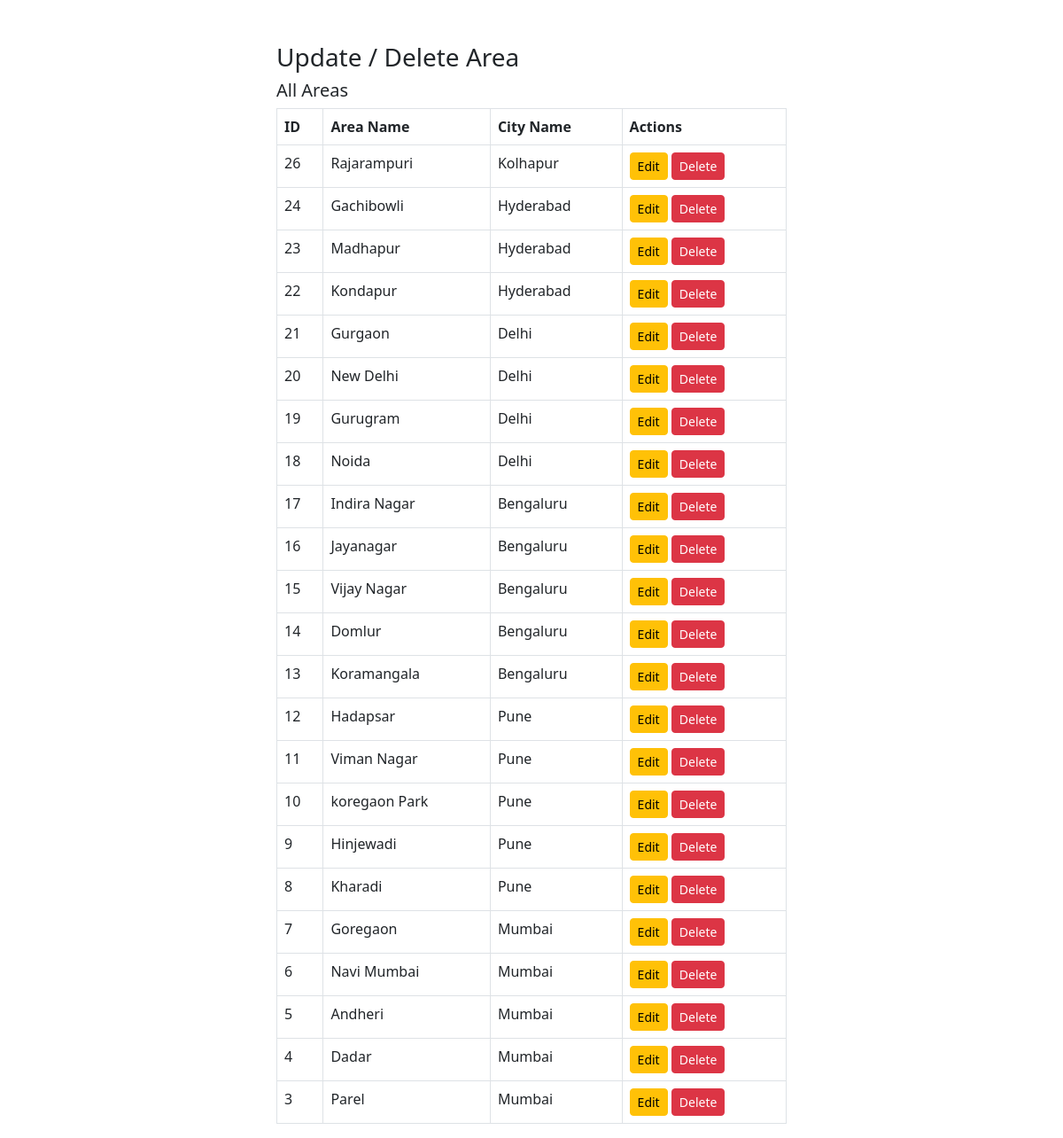
The app's page /manage_area.php with its own data.
### tables this page shows
CREATE TABLE `areas` (
  `id` int(11) NOT NULL,
  `area_name` varchar(100) NOT NULL,
  `city_name` varchar(100) NOT NULL
);

### manage_area.php (the view, shortened to what this page needs)
<?php
include 'db.php';
?>
<!DOCTYPE html>
<html lang="en">
<head>
    <link href="https://cdn.jsdelivr.net/npm/bootstrap@5.3.0/dist/css/bootstrap.min.css" rel="stylesheet">
</head>
<body>
<div class="container mt-5" style="width:600px;">
    <h3>Update / Delete Area</h3>
    <h5>All Areas</h5>
    <table class="table table-bordered">
        <thead>
        <tr>
            <th>ID</th>
            <th>Area Name</th>
            <th>City Name</th>
            <th>Actions</th>
        </tr>
        </thead>
        <tbody>
        <?php
        $res = $conn->query("SELECT id, area_name, city_name FROM areas ORDER BY id DESC");
        if ($res && $res->num_rows > 0):
            while ($row = $res->fetch_assoc()):
                ?>
                <tr>
                    <td><?= $row['id'] ?></td>
                    <td><?= htmlspecialchars($row['area_name']) ?></td>
                    <td><?= htmlspecialchars($row['city_name']) ?></td>
                    <td>
                        <a href="?edit=<?= $row['id'] ?>" class="btn btn-sm btn-warning">Edit</a>
                        <a href="?delete=<?= $row['id'] ?>" onclick="return confirm('Delete this area?')" class="btn btn-sm btn-danger">Delete</a>
                    </td>
                </tr>
            <?php endwhile;
        else: ?>
            <tr><td colspan="4" class="text-center">No areas found</td></tr>
        <?php endif; ?>
        </tbody>
    </table>
</div>
</body>
</html>

### records on screen
areas: id "26", area_name "Rajarampuri", city_name "Kolhapur"
areas: id "24", area_name "Gachibowli", city_name "Hyderabad"
areas: id "23", area_name "Madhapur", city_name "Hyderabad"
areas: id "22", area_name "Kondapur", city_name "Hyderabad"
areas: id "21", area_name "Gurgaon", city_name "Delhi"
areas: id "20", area_name "New Delhi", city_name "Delhi"
areas: id "19", area_name "Gurugram", city_name "Delhi"
areas: id "18", area_name "Noida", city_name "Delhi"
areas: id "17", area_name "Indira Nagar", city_name "Bengaluru"
areas: id "16", area_name "Jayanagar", city_name "Bengaluru"
areas: id "15", area_name "Vijay Nagar", city_name "Bengaluru"
areas: id "14", area_name "Domlur", city_name "Bengaluru"
areas: id "13", area_name "Koramangala", city_name "Bengaluru"
areas: id "12", area_name "Hadapsar", city_name "Pune"
areas: id "11", area_name "Viman Nagar", city_name "Pune"
areas: id "10", area_name "koregaon Park", city_name "Pune"
areas: id "9", area_name "Hinjewadi", city_name "Pune"
areas: id "8", area_name "Kharadi", city_name "Pune"
areas: id "7", area_name "Goregaon", city_name "Mumbai"
areas: id "6", area_name "Navi Mumbai", city_name "Mumbai"
areas: id "5", area_name "Andheri", city_name "Mumbai"
areas: id "4", area_name "Dadar", city_name "Mumbai"
areas: id "3", area_name "Parel", city_name "Mumbai"
